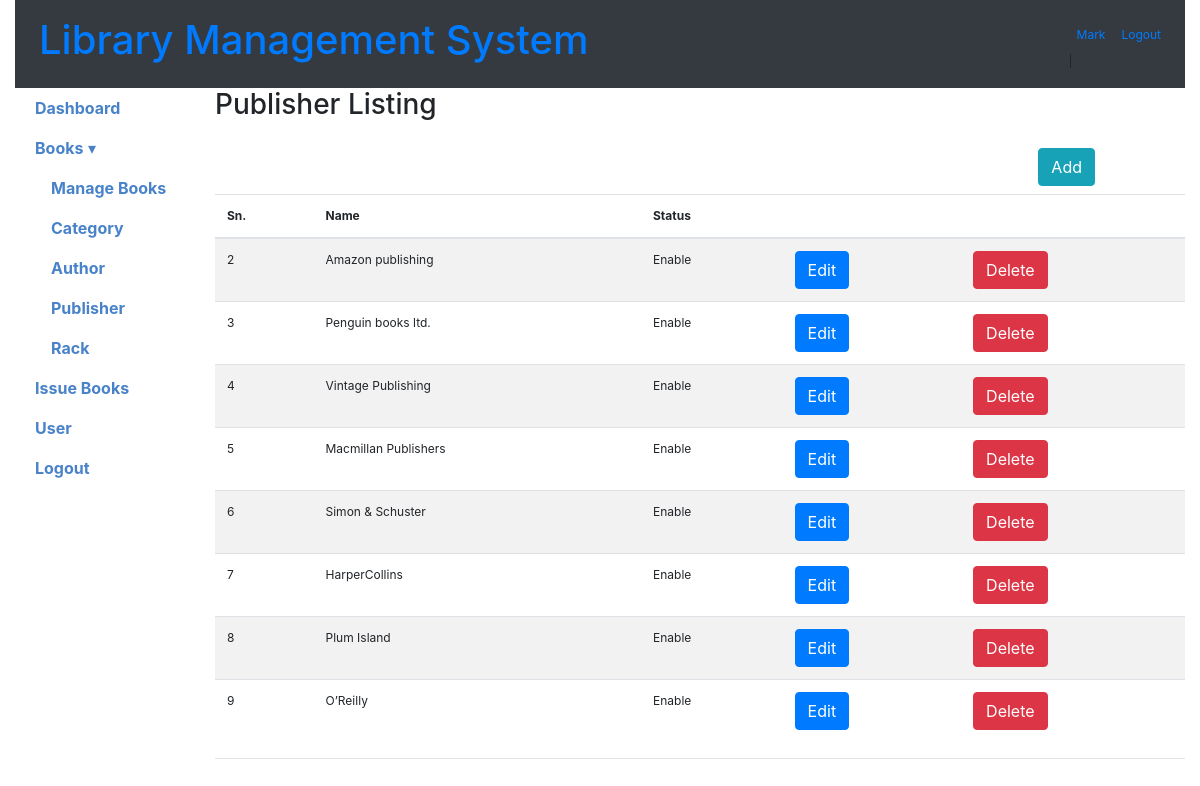
The page /publisher (signed in) on the database its author committed.
### tables this page shows
CREATE TABLE publisher (
  publisherid INTEGER NOT NULL PRIMARY KEY AUTOINCREMENT,
  name TEXT NOT NULL,
  status TEXT CHECK(status IN ('Enable', 'Disable')) NOT NULL
);

### app.py (the view)
@app.route("/publisher", methods=['GET', 'POST'])
def publisher():
    if 'loggedin' in session:
        conn = get_db_connection()
        cursor = conn.cursor()
        cursor.execute("SELECT publisherid, name, status FROM publisher")
        publishers = cursor.fetchall()
        conn.close()
        return render_template("publisher.html", publishers=publishers)
    return redirect(url_for('login'))

### app.py (called while the page is built)
def get_db_connection():
    conn = sqlite3.connect('library-system.db')
    conn.row_factory = sqlite3.Row
    return conn

### templates/publisher.html (shortened to what this page needs)
{% include 'header.html' %}
<body>
  <div class="container-fluid" id="main">
	{% include 'top_menus.html' %}
    <div class="row row-offcanvas row-offcanvas-left">
	  {% include 'left_menus.html' %}
      <div class="col-md-9 col-lg-10 main">
		<h3>Publisher Listing</h3>
			<br>
			<div class="float-right mb-2 col-md-2">
				<button type="button" id="addPublisher" class="btn btn-info" title="Add user"><span class="glyphicon glyphicon-plus">Add</span></button>
			</div>
			<table class="table table-striped">
			<thead>
			  <tr>
				<th>Sn.</th>
				<th>Name</th>
				<th>Status</th>
				<th></th>
				<th></th>
			  </tr>
			</thead>
			<tbody>
			  {% for publisher in publishers %}
				  <tr>
					<td>{{publisher.publisherid}}</td>
					<td>{{publisher.name}}</td>
					<td>{{publisher.status}}</td>
					<td><a href="{{url_for('editPublisher', publisherid=publisher.publisherid)}}" class="btn btn-primary">Edit</a></td>
					<td><a href="{{url_for('delete_publisher', publisherid=publisher.publisherid)}}" class="btn btn-danger">Delete</a></td>
				  </tr>
			{% endfor %}
			</tbody>
		  </table>
        <hr>
       </div>
      </div>
    </div>
  </body>
</html>

### static/style/dashboard.css (style rules this page uses)
body { font-size:12px; }

### rows shown on the page
publisher: publisherid "2", name "Amazon publishing", status "Enable"
publisher: publisherid "3", name "Penguin books ltd.", status "Enable"
publisher: publisherid "4", name "Vintage Publishing", status "Enable"
publisher: publisherid "5", name "Macmillan Publishers", status "Enable"
publisher: publisherid "6", name "Simon & Schuster", status "Enable"
publisher: publisherid "7", name "HarperCollins", status "Enable"
publisher: publisherid "8", name "Plum Island", status "Enable"
publisher: publisherid "9", name "O’Reilly", status "Enable"

### other values the page prints
{{ session.name }} "Mark"
